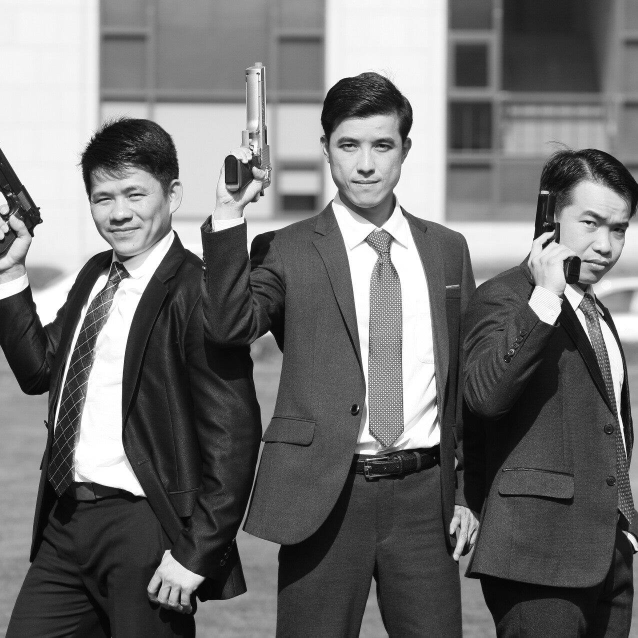
#> input picture LAB03/tem1.jpg, 1276 x 1276 px (shown at 1/2 size)
$ python ex2.py
#> lines starting #> are read from the running program, lines starting #| are printed output that depends on the picture; pictures that were not available may be replaced by others from this repository, and a replacement may not be noted
##2 Blend the following 2 images to create a new image

import numpy as np
import cv2

image = cv2. imread('tem1.jpg')
#> image is the input picture: shape (1276, 1276, 3); min 0, max 255, mean 112.9

image_logo = cv2.imread('logo.png')
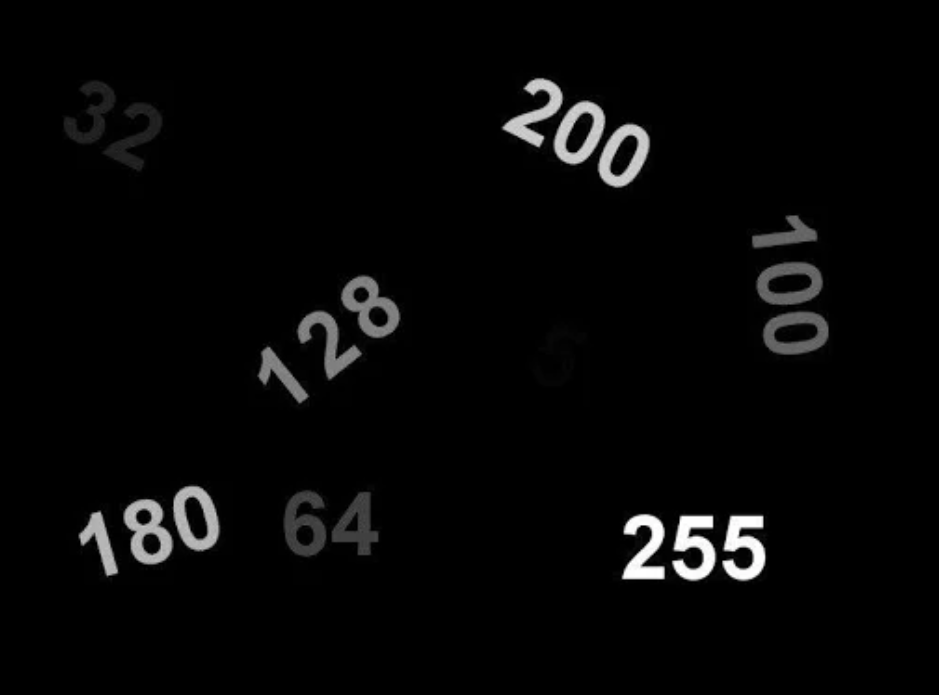
#> input picture LAB03/temp3.PNG, 939 x 695 px, given in place of logo.png, which was not available
#> image_logo is the input picture: shape (695, 939, 3); mean B, G, R 6.6, 6.6, 6.6

# # print(image_logo.shape)
# cv2.imshow("Third face", image_logo)
# cv2.waitKey(0)

width = int(image.shape[1] * (100) / 100)
#> width = 1276
height = int(image.shape[0] * (100) / 100)
#> height = 1276
dim=(width, height)
#> dim = (1276, 1276)

# print(dim)

image_logo_resize = cv2.resize(image_logo, dim)
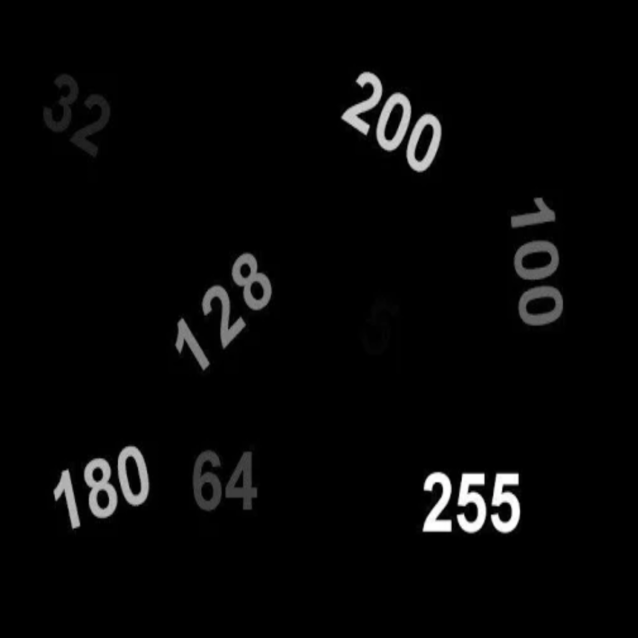
#> image_logo_resize: shape (1276, 1276, 3) (shown at 1/2 size); mean B, G, R 6.6, 6.6, 6.6

dst = cv2.addWeighted(image, 0.5, image_logo_resize, 0.5, 0)
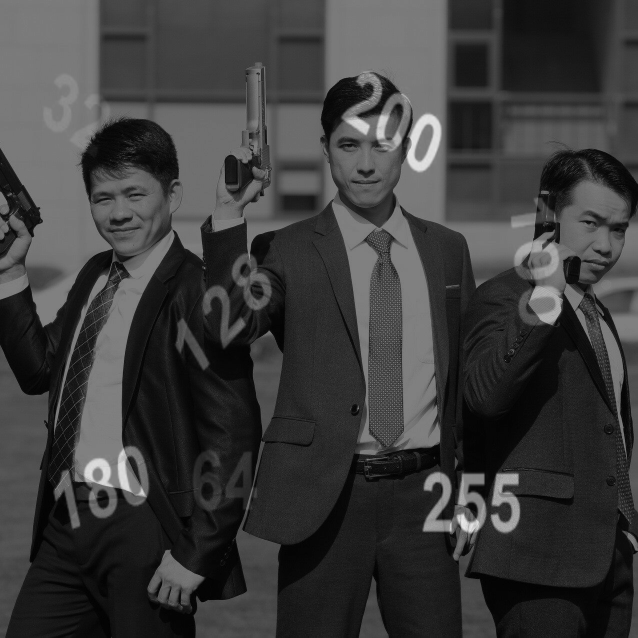
#> dst: shape (1276, 1276, 3) (shown at 1/2 size); mean B, G, R 59.8, 59.8, 59.8

cv2.imshow("Result",dst)
cv2.waitKey(0)
cv2.imwrite('image_2.jpg', dst)
